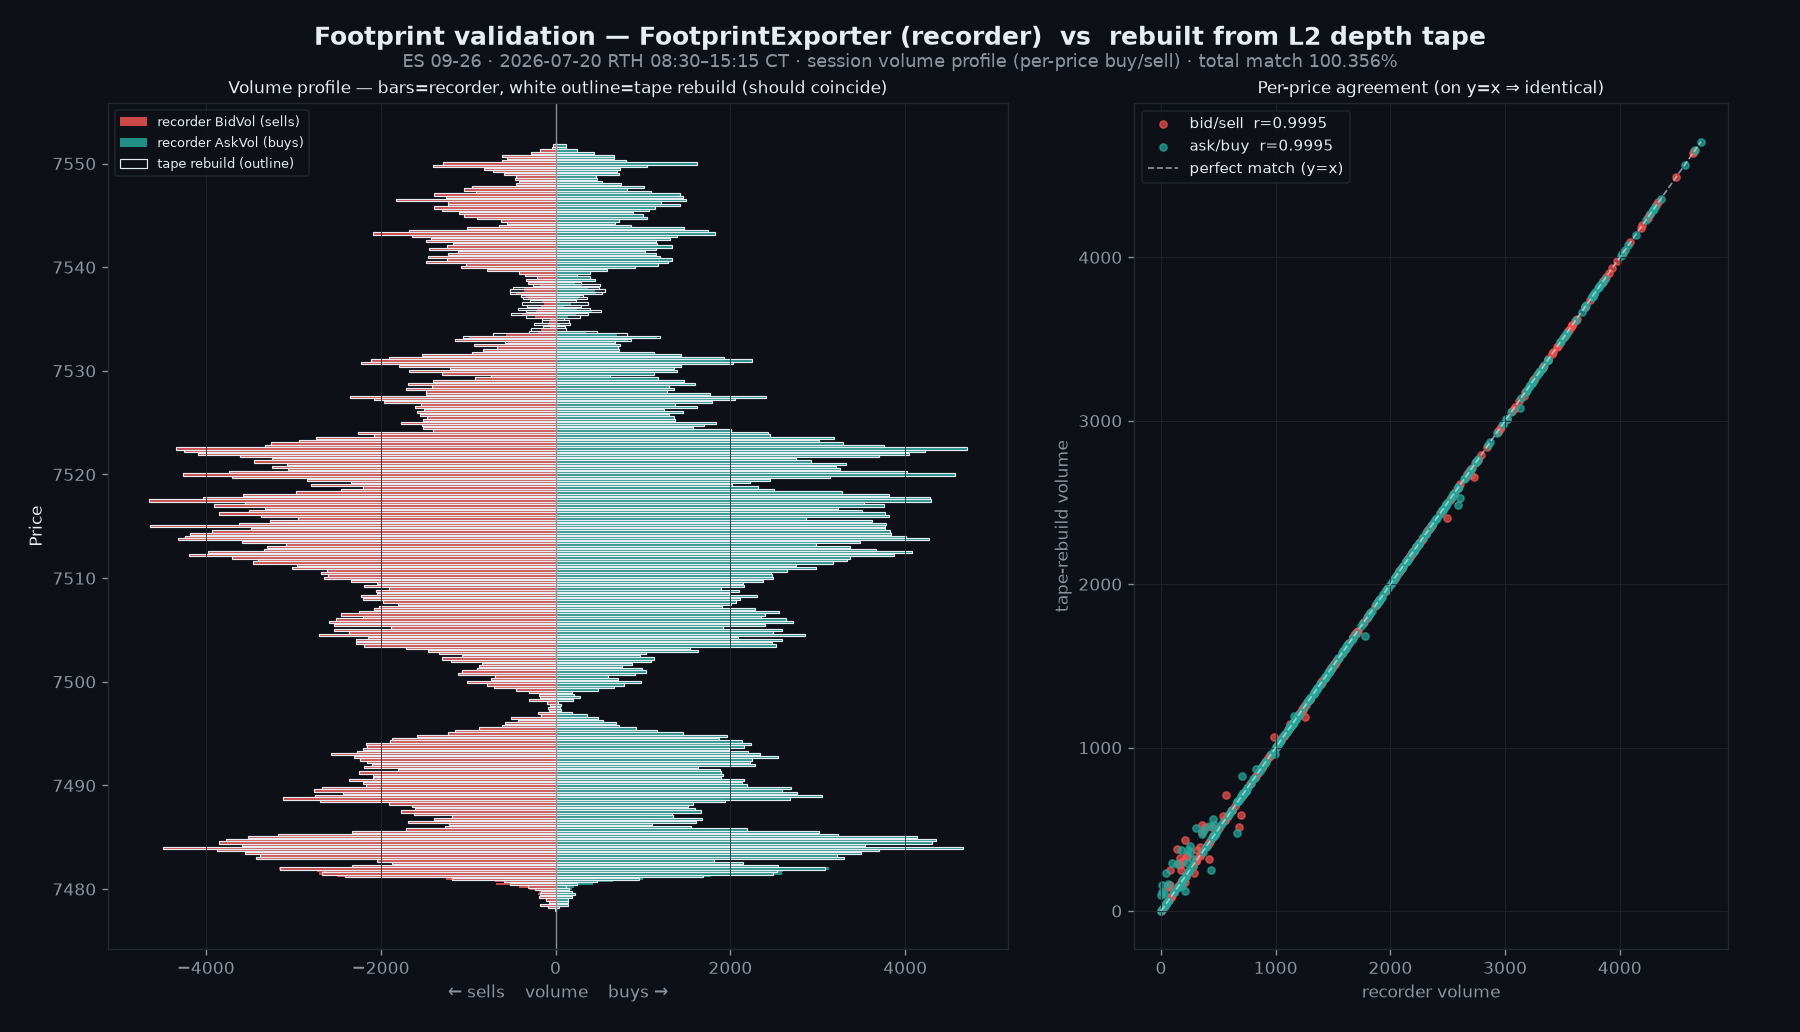

Reproduce this figure in Python.
"""Compare footprint from the FootprintExporter (recorder) vs footprint rebuilt from the
L2 depth-recorder TAPE, over the same RTH window. Session volume-profile method (per-price
buy/sell totals) — robust to volume-bar boundary differences. Validates that the depth
recording alone can reconstruct footprint (and by extension, so can Databento MBO)."""
import glob, os
import numpy as np
import pandas as pd
import matplotlib
matplotlib.use("Agg")
import matplotlib.pyplot as plt

ROOT = "c:/Users/Admin/myquant"
WIN_START = pd.Timestamp("2026-07-20 08:30:00")
WIN_END = pd.Timestamp("2026-07-20 15:15:00")

FP = sorted(glob.glob(f"{ROOT}/data/footprint/ES*6500V*footprint*.csv"), key=os.path.getmtime)[-1]
TAPE = f"{ROOT}/data/depth/ES_09-26_depth_2026-07-20.csv"

# ---- recorder footprint ----
fp = pd.read_csv(FP)
fp["BarTime"] = pd.to_datetime(fp["BarTime"], errors="coerce")
fpw = fp[(fp.BarTime >= WIN_START) & (fp.BarTime <= WIN_END)]
fp_prof = fpw.groupby("Price").agg(bid=("BidVol", "sum"), ask=("AskVol", "sum"))

# ---- tape-rebuilt footprint (from L2 depth recorder) ----
tp = pd.read_csv(TAPE, usecols=["Time", "Ev", "Side", "Price", "Size"],
                 dtype={"Ev": "category", "Side": "category"}, on_bad_lines="skip")
tp = tp[tp.Ev == "T"].copy()
tp["Time"] = pd.to_datetime(tp["Time"], errors="coerce")
tpw = tp[(tp.Time >= WIN_START) & (tp.Time <= WIN_END)]
tp_bid = tpw[tpw.Side == "B"].groupby("Price")["Size"].sum()   # sell aggressor -> BidVol
tp_ask = tpw[tpw.Side == "A"].groupby("Price")["Size"].sum()   # buy  aggressor -> AskVol
tp_prof = pd.DataFrame({"bid": tp_bid, "ask": tp_ask}).fillna(0)

# ---- align ----
P = fp_prof.join(tp_prof, lsuffix="_fp", rsuffix="_tp", how="outer").fillna(0).sort_index()

fb, fa = P.bid_fp.sum(), P.ask_fp.sum()
tb, ta = P.bid_tp.sum(), P.ask_tp.sum()
print(f"window {WIN_START.time()}-{WIN_END.time()} CT  ·  {len(fpw)} fp-rows/{fpw.BarIdx.nunique()} bars  ·  {len(tpw):,} tape prints")
print(f"  RECORDER (FootprintExporter):  BidVol {fb:>10,.0f}  AskVol {fa:>10,.0f}  total {fb+fa:>11,.0f}")
print(f"  TAPE-REBUILD (L2 depth):       BidVol {tb:>10,.0f}  AskVol {ta:>10,.0f}  total {tb+ta:>11,.0f}")
print(f"  DELTA:                         BidVol {tb-fb:>+10,.0f}  AskVol {ta-fa:>+10,.0f}  "
      f"({100*(tb+ta-fb-fa)/(fb+fa):+.3f}% total)")

# per-price agreement (correlation on the matched grid)
bid_r = np.corrcoef(P.bid_fp, P.bid_tp)[0, 1]
ask_r = np.corrcoef(P.ask_fp, P.ask_tp)[0, 1]
# rows where the two disagree by >5% of that price's volume
tot_fp = P.bid_fp + P.ask_fp
tot_tp = P.bid_tp + P.ask_tp
mism = (np.abs(tot_fp - tot_tp) > 0.05 * np.maximum(tot_fp, 1)).sum()
print(f"  per-price corr: bid r={bid_r:.5f}  ask r={ask_r:.5f}  ·  prices >5% off: {mism}/{len(P)}")

# ---- visuals ----
BG, FG, MUT, GRID = "#0d1117", "#e6edf3", "#8b949e", "#222831"
BUY, SELL = "#26a69a", "#ef5350"
fig = plt.figure(figsize=(15, 8.6), facecolor=BG)
fig.suptitle("Footprint validation — FootprintExporter (recorder)  vs  rebuilt from L2 depth tape",
             color=FG, fontsize=15, fontweight="bold", x=0.5, y=0.975)
fig.text(0.5, 0.935, f"ES 09-26 · 2026-07-20 RTH 08:30–15:15 CT · session volume profile "
         f"(per-price buy/sell) · total match {100*(tb+ta)/(fb+fa):.3f}%",
         color=MUT, fontsize=10.5, ha="center")

# panel 1: mirrored volume profile (recorder solid, tape outline)
ax = fig.add_axes([0.06, 0.08, 0.5, 0.82]); ax.set_facecolor(BG)
pr = P.index.values
ax.barh(pr, -P.bid_fp, height=0.22, color=SELL, alpha=0.85, label="recorder BidVol (sells)")
ax.barh(pr, P.ask_fp, height=0.22, color=BUY, alpha=0.85, label="recorder AskVol (buys)")
ax.barh(pr, -P.bid_tp, height=0.22, facecolor="none", edgecolor=FG, lw=0.7, label="tape rebuild (outline)")
ax.barh(pr, P.ask_tp, height=0.22, facecolor="none", edgecolor=FG, lw=0.7)
ax.axvline(0, color=MUT, lw=0.8)
ax.set_ylabel("Price", color=FG); ax.set_xlabel("← sells    volume    buys →", color=MUT)
ax.tick_params(colors=MUT); ax.grid(color=GRID, lw=0.5, axis="x")
ax.legend(loc="upper left", facecolor=BG, edgecolor=GRID, labelcolor=FG, fontsize=8)
for s in ax.spines.values():
    s.set_color(GRID)
ax.set_title("Volume profile — bars=recorder, white outline=tape rebuild (should coincide)",
             color=FG, fontsize=10)

# panel 2: scatter fp vs tape per (price, side) — perfect rebuild = y=x
ax2 = fig.add_axes([0.63, 0.08, 0.33, 0.82]); ax2.set_facecolor(BG)
ax2.scatter(P.bid_fp, P.bid_tp, s=18, color=SELL, alpha=0.7, label=f"bid/sell  r={bid_r:.4f}")
ax2.scatter(P.ask_fp, P.ask_tp, s=18, color=BUY, alpha=0.7, label=f"ask/buy  r={ask_r:.4f}")
m = max(P[["bid_fp", "ask_fp", "bid_tp", "ask_tp"]].max())
ax2.plot([0, m], [0, m], color=FG, lw=1, ls="--", alpha=0.6, label="perfect match (y=x)")
ax2.set_xlabel("recorder volume", color=MUT); ax2.set_ylabel("tape-rebuild volume", color=MUT)
ax2.tick_params(colors=MUT); ax2.grid(color=GRID, lw=0.5)
ax2.legend(loc="upper left", facecolor=BG, edgecolor=GRID, labelcolor=FG, fontsize=9)
for s in ax2.spines.values():
    s.set_color(GRID)
ax2.set_title("Per-price agreement (on y=x ⇒ identical)", color=FG, fontsize=10)

out = f"{ROOT}/scratchpad/fp_compare.png"
fig.savefig(out, dpi=120, facecolor=BG)
print("WROTE", out)
